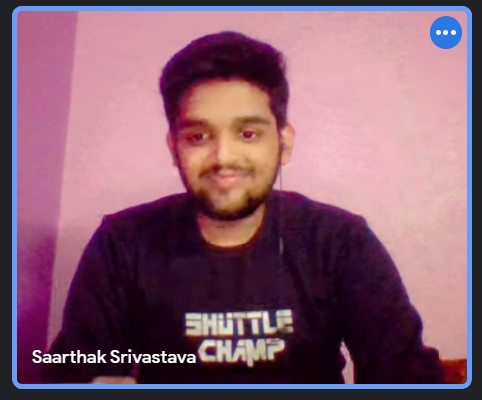
#> input picture saarthak.png, 482 x 400 px
$ python opencv3.py
#> lines starting #> are read from the running program, lines starting #| are printed output that depends on the picture
import cv2 as cv
import numpy as np
import matplotlib.pyplot as plt

img=cv.imread("saarthak.png")
#> img is the input picture: shape (400, 482, 3); mean B, G, R 111.3, 93.8, 135
# [5 lines of commented-out code are left out]
imgCropped=img[0:200,200:500]
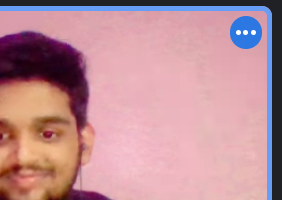
#> imgCropped: shape (200, 282, 3); mean B, G, R 151.1, 143, 189.7
cv.imshow("Croparthak",imgCropped)
#print(imgResize.shape)
cv.waitKey(0)
